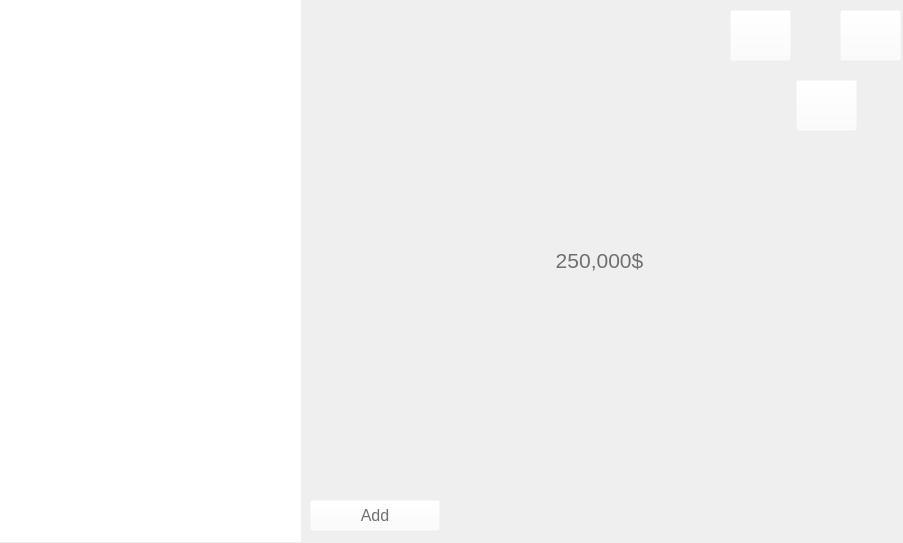
<?xml version="1.0" encoding="UTF-8"?>
<ui version="4.0">
 <class>MainWindow</class>
 <widget class="QMainWindow" name="MainWindow">
  <property name="geometry">
   <rect>
    <x>0</x>
    <y>0</y>
    <width>903</width>
    <height>543</height>
   </rect>
  </property>
  <property name="font">
   <font>
    <family>Leelawadee UI</family>
    <pointsize>10</pointsize>
   </font>
  </property>
  <property name="windowTitle">
   <string>MyWallet</string>
  </property>
  <property name="styleSheet">
   <string notr="true">background-image: url(:/graphics/graphics/background.png);</string>
  </property>
  <property name="toolButtonStyle">
   <enum>Qt::ToolButtonIconOnly</enum>
  </property>
  <property name="documentMode">
   <bool>false</bool>
  </property>
  <widget class="QWidget" name="centralWidget">
   <property name="sizePolicy">
    <sizepolicy hsizetype="Fixed" vsizetype="Fixed">
     <horstretch>0</horstretch>
     <verstretch>0</verstretch>
    </sizepolicy>
   </property>
   <property name="minimumSize">
    <size>
     <width>902</width>
     <height>542</height>
    </size>
   </property>
   <property name="maximumSize">
    <size>
     <width>902</width>
     <height>542</height>
    </size>
   </property>
   <widget class="QPushButton" name="bClose">
    <property name="geometry">
     <rect>
      <x>840</x>
      <y>10</y>
      <width>61</width>
      <height>51</height>
     </rect>
    </property>
    <property name="styleSheet">
     <string notr="true">QPushButton#bClose
{
	background-image: url(:/graphics/graphics/quit.png);
	background-color: rgba(255, 255, 255, 0);
}
QPushButton:hover#bClose
{
	background-image: url(:/graphics/graphics/quitW.png);
	background-color: rgba(255, 255, 255, 0);
}
QPushButton:pressed#bClose
{
	background-image: url(:/graphics/graphics/quitW.png);
	background-color: rgba(255, 255, 255, 0);
}</string>
    </property>
    <property name="text">
     <string/>
    </property>
   </widget>
   <widget class="QPushButton" name="bSettings">
    <property name="geometry">
     <rect>
      <x>730</x>
      <y>10</y>
      <width>61</width>
      <height>51</height>
     </rect>
    </property>
    <property name="autoFillBackground">
     <bool>false</bool>
    </property>
    <property name="styleSheet">
     <string notr="true">QPushButton#bSettings
{
	background-image: url(:/graphics/graphics/settings.png);
	background-color: rgba(255, 255, 255, 0);
}
QPushButton:hover#bSettings
{
	background-image: url(:/graphics/graphics/settingsW.png);
	background-color: rgba(255, 255, 255, 0);
}
QPushButton:pressed#bSettings
{
	background-image: url(:/graphics/graphics/settingsW.png);
	background-color: rgba(255, 255, 255, 0);
}</string>
    </property>
    <property name="text">
     <string/>
    </property>
   </widget>
   <widget class="QPushButton" name="bStats">
    <property name="geometry">
     <rect>
      <x>796</x>
      <y>80</y>
      <width>61</width>
      <height>51</height>
     </rect>
    </property>
    <property name="styleSheet">
     <string notr="true">QPushButton#bStats
{
	background-color: rgba(255, 255, 255, 0);
	background-image: url(:/graphics/graphics/stats.png);
}
QPushButton:hover#bStats
{
	background-color: rgba(255, 255, 255, 0);
	background-image: url(:/graphics/graphics/statsW.png);
}
QPushButton:pressed#bStats
{
	background-color: rgba(255, 255, 255, 0);
	background-image: url(:/graphics/graphics/statsW.png);
}</string>
    </property>
    <property name="text">
     <string/>
    </property>
   </widget>
   <widget class="QPushButton" name="bAdd">
    <property name="geometry">
     <rect>
      <x>310</x>
      <y>500</y>
      <width>130</width>
      <height>31</height>
     </rect>
    </property>
    <property name="font">
     <font>
      <family>Leelawadee UI</family>
      <pointsize>12</pointsize>
     </font>
    </property>
    <property name="styleSheet">
     <string notr="true">QPushButton#bAdd {	
	color: rgb(112, 112, 112);
	background-image: url(:/graphics/graphics/bAdd.png);
	background-color: rgba(255, 255, 255, 0);
}
QPushButton:hover#bAdd{		
	color: rgb(112, 112, 112);
	background-image: url(:/graphics/graphics/bAddW.png);
	background-color: rgba(255, 255, 255, 0);
}
QPushButton:pressed#bAdd{	
	color: rgb(112, 112, 112);
	background-image: url(:/graphics/graphics/bAddW.png);
	background-color: rgba(255, 255, 255, 0);
}
</string>
    </property>
    <property name="text">
     <string>Add</string>
    </property>
   </widget>
   <widget class="QLabel" name="laTotal">
    <property name="geometry">
     <rect>
      <x>460</x>
      <y>220</y>
      <width>279</width>
      <height>81</height>
     </rect>
    </property>
    <property name="font">
     <font>
      <family>Leelawadee UI</family>
      <pointsize>16</pointsize>
     </font>
    </property>
    <property name="styleSheet">
     <string notr="true">background-image: url(:/graphics/graphics/total.png);
background-color: rgba(255, 255, 255, 0);
color: rgb(112, 112, 112);</string>
    </property>
    <property name="text">
     <string>250,000$</string>
    </property>
    <property name="alignment">
     <set>Qt::AlignCenter</set>
    </property>
   </widget>
   <widget class="QListView" name="list">
    <property name="geometry">
     <rect>
      <x>0</x>
      <y>0</y>
      <width>301</width>
      <height>543</height>
     </rect>
    </property>
    <property name="font">
     <font>
      <family>Leelawadee UI</family>
      <pointsize>18</pointsize>
     </font>
    </property>
    <property name="autoFillBackground">
     <bool>true</bool>
    </property>
    <property name="styleSheet">
     <string notr="true">background-color: rgb(255, 255, 255);
color: rgb(112, 112, 112);
</string>
    </property>
    <property name="frameShape">
     <enum>QFrame::NoFrame</enum>
    </property>
    <property name="verticalScrollBarPolicy">
     <enum>Qt::ScrollBarAlwaysOff</enum>
    </property>
    <property name="horizontalScrollBarPolicy">
     <enum>Qt::ScrollBarAlwaysOff</enum>
    </property>
    <property name="sizeAdjustPolicy">
     <enum>QAbstractScrollArea::AdjustIgnored</enum>
    </property>
    <property name="editTriggers">
     <set>QAbstractItemView::NoEditTriggers</set>
    </property>
    <property name="alternatingRowColors">
     <bool>false</bool>
    </property>
    <property name="textElideMode">
     <enum>Qt::ElideRight</enum>
    </property>
    <property name="resizeMode">
     <enum>QListView::Fixed</enum>
    </property>
    <property name="spacing">
     <number>0</number>
    </property>
    <property name="viewMode">
     <enum>QListView::ListMode</enum>
    </property>
    <property name="wordWrap">
     <bool>false</bool>
    </property>
   </widget>
  </widget>
 </widget>
 <layoutdefault spacing="6" margin="11"/>
 <resources/>
 <connections/>
</ui>
